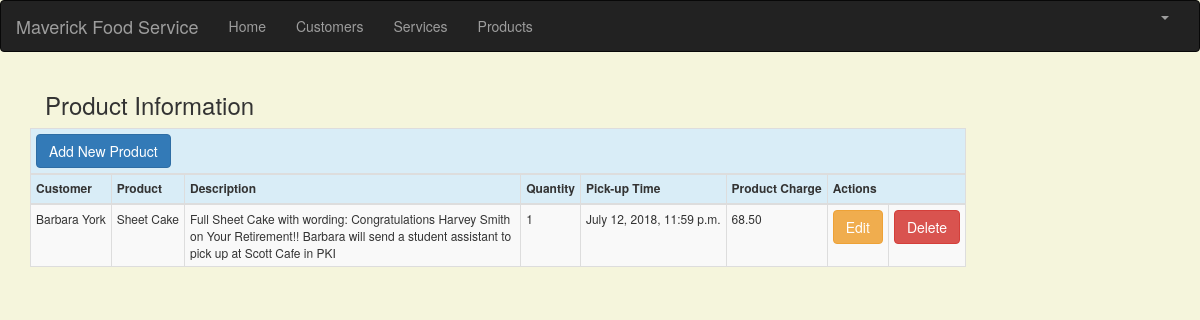
The page /product_list (signed in) on the database as committed earlier.
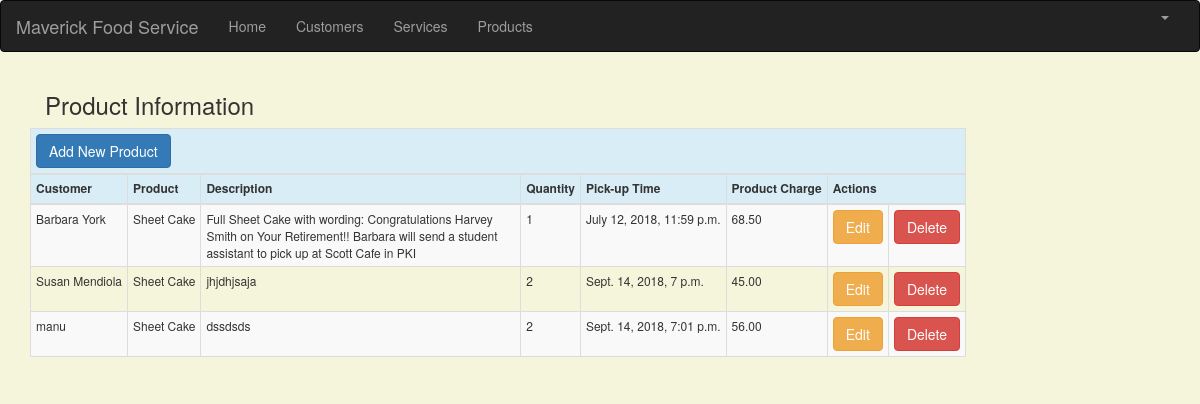
The same page on the database as committed later.
### crm/models.py (models this page shows, shortened)
class Product(models.Model):
    cust_name = models.ForeignKey(Customer, on_delete=models.CASCADE, related_name='products')
    product = models.CharField(max_length=100)
    p_description = models.TextField()
    quantity = models.IntegerField()
    pickup_time = models.DateTimeField(
        default=timezone.now)
    charge = models.DecimalField(max_digits=10, decimal_places=2)
    created_date = models.DateTimeField(
        default=timezone.now)
    updated_date = models.DateTimeField(auto_now_add=True)

class Customer(models.Model):
    cust_name = models.CharField(max_length=50)
    organization = models.CharField(max_length=100, blank=True)
    role = models.CharField(max_length=100)
    email = models.EmailField(max_length=100)
    bldgroom = models.CharField(max_length=100)
    address = models.CharField(max_length=200)
    account_number = models.IntegerField(blank=False, null=False)
    city = models.CharField(max_length=50)
    state = models.CharField(max_length=50)
    zipcode = models.CharField(max_length=10)
    phone_number = models.CharField(max_length=50)
    created_date = models.DateTimeField(
        default=timezone.now)
    updated_date = models.DateTimeField(auto_now_add=True)
    def __str__(self):
        return str(self.cust_name)

### crm/views.py (the view)
# urls.py: path('product_list', views.product_list, name='product_list'),
@login_required
def product_list(request):
    products = Product.objects.filter(created_date__lte=timezone.now())
    return render(request, 'crm/product_list.html', {'products': products})

### crm/templates/crm/product_list.html (shortened to what this page needs)
{% extends 'crm/base.html' %}
{% block content %}
    <html>
    <head>
        <link rel="stylesheet" href="https://maxcdn.bootstrapcdn.com/bootstrap/3.3.4/css/bootstrap.min.css">
    </head>
    <body>
    <div class="container">
    <div class="row">
        <span class="pull-center"><h3 style="padding-left: 15Px">Product Information</h3></span>
          <table class="table table-striped table-bordered table-hover table-condensed table-responsive">
            <thead>
            <tr class="bg-info">
                <th colspan="9" class="col text-left"><a href="{% url 'crm:product_new' %}" class="row"><span
                    class="btn btn-primary">Add New Product</span></a></th>
            </tr>
            <tr class="bg-info">
                <th nowrap="true">Customer</th>
                <th nowrap="true">Product</th>
                <th>Description</th>
                <th nowrap="true">Quantity</th>
                <th nowrap="true" >Pick-up Time</th>
                <th nowrap="true">Product Charge</th>
                <th colspan="3">Actions</th>
            </tr>
            </thead>
            <tbody>
            {% for product in products %}
                <tr>
                    <td nowrap="true">{{ product.cust_name }}</td>
                    <td nowrap="true">{{ product.product }}</td>
                    <td >{{ product.p_description }}</td>
                    <td nowrap="true">{{ product.quantity }}</td>
                    <td nowrap="true">{{ product.pickup_time }}</td>
                    <td nowrap="true">{{ product.charge }}</td>
                     <td><a href="{% url 'crm:product_edit' pk=product.pk %}"
                           class="btn btn-warning">Edit</a></td>
                    <td><a href="{% url 'crm:product_delete' pk=product.pk %}"
                           onclick="return confirm('Are you sure you want to delete?')"
                           class="btn btn-danger">Delete</a>
                    </td>
                </tr>
            {% endfor %}
            </tbody>
        </table>
    </div>
    </div>
    </body>
    </html>
{% endblock %}

Rows that differ between the two databases and show on the page:
added Product: cust_name "Susan Mendiola", product "Sheet Cake", p_description "jhjdhjsaja", quantity "2", pickup_time "Sept. 14, 2018, 7 p.m.", charge "45.00"
added Product: cust_name "manu", product "Sheet Cake", p_description "dssdsds", quantity "2", pickup_time "Sept. 14, 2018, 7:01 p.m.", charge "56.00"
